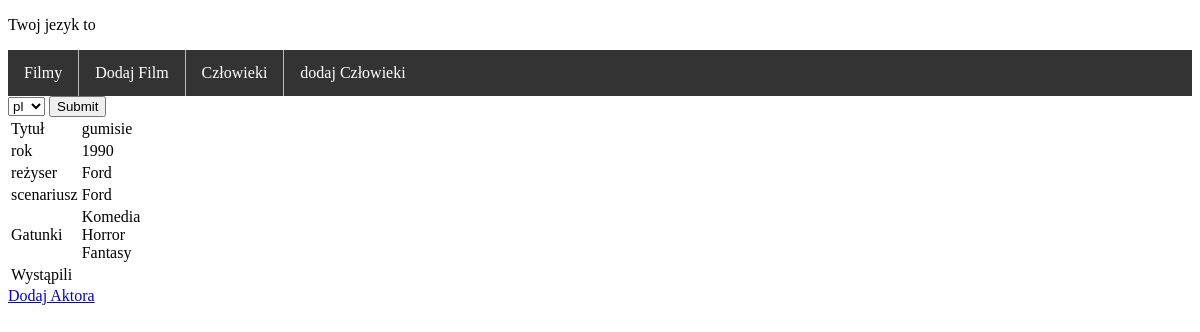
Page /movie_app/movies/4/ on the earlier database version.
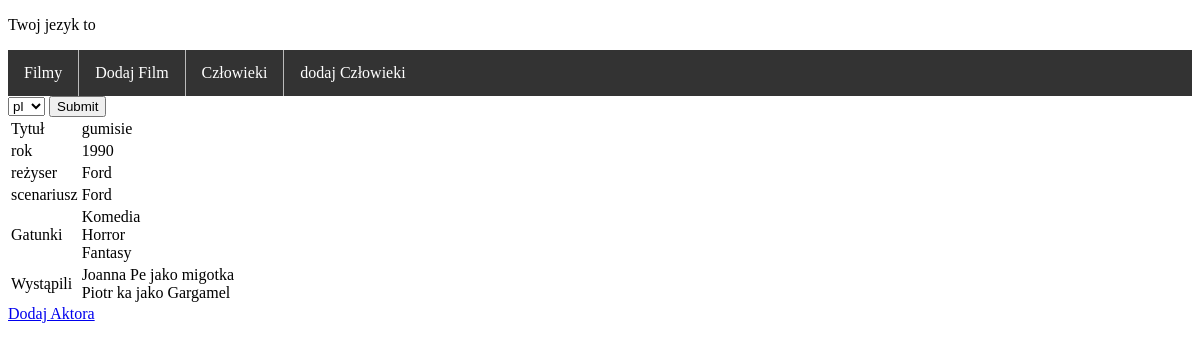
Same page on the later database version.
### movie_app/models.py (models this page shows)
class Genre(models.Model):
    name = models.CharField(max_length=123)

class Starring(models.Model):
    person = models.ForeignKey(Person, on_delete=models.CASCADE)
    movie = models.ForeignKey(Movie, on_delete=models.CASCADE)
    role = models.CharField(max_length=222)

class Person(models.Model):
    first_name = models.CharField(max_length=123)
    last_name = models.CharField(max_length=123)
    def __str__(self):
        return f"{self.first_name} {self.last_name}"

### movie_app/views.py (the view)
# urls.py: path('movies/<int:id>/', views.movie_view, name='movie_detail'),
def movie_view(request, id):
    movie = Movie.objects.get(pk=id)
    return render(request, 'movie_app/movie.html', {'movie': movie})

### movie_app/templates/movie_app/movie.html (shortened to what this page needs)
{% extends 'base/base.html' %}
{% block zawartosc %}
    <table>
        <tbody>
        <tr>
            <td>Tytuł</td>
            <td>{{ movie.title }}</td>
        </tr>
        <td>rok</td>
        <td>{{ movie.year }}</td>
        <tr>
            <td>reżyser</td>
            <td>{{ movie.director.last_name }}</td>
        </tr>
        <tr>
            <td>scenariusz</td>
            <td>{{ movie.screenplay.last_name }}</td>
        </tr>
        <tr>
            <td>Gatunki</td>
            <td>{% for genre in movie.genre.all %}{{ genre.name }}<br>{% endfor %}</td>
        </tr>
        <tr>
            <td>Wystąpili</td>
            <td>{% for starring in movie.starring_set.all %} {{ starring.person }} jako {{ starring.role }}<br>{% endfor %}</td>
        </tr>
        </tbody>
    </table>
    <a href="{% url 'add_actor' movie.id %}">Dodaj Aktora</a>
{% endblock %}

Differences in the rows shown:
added Starring: person "Joanna Pe", role "migotka"
added Starring: person "Piotr ka", role "Gargamel"
